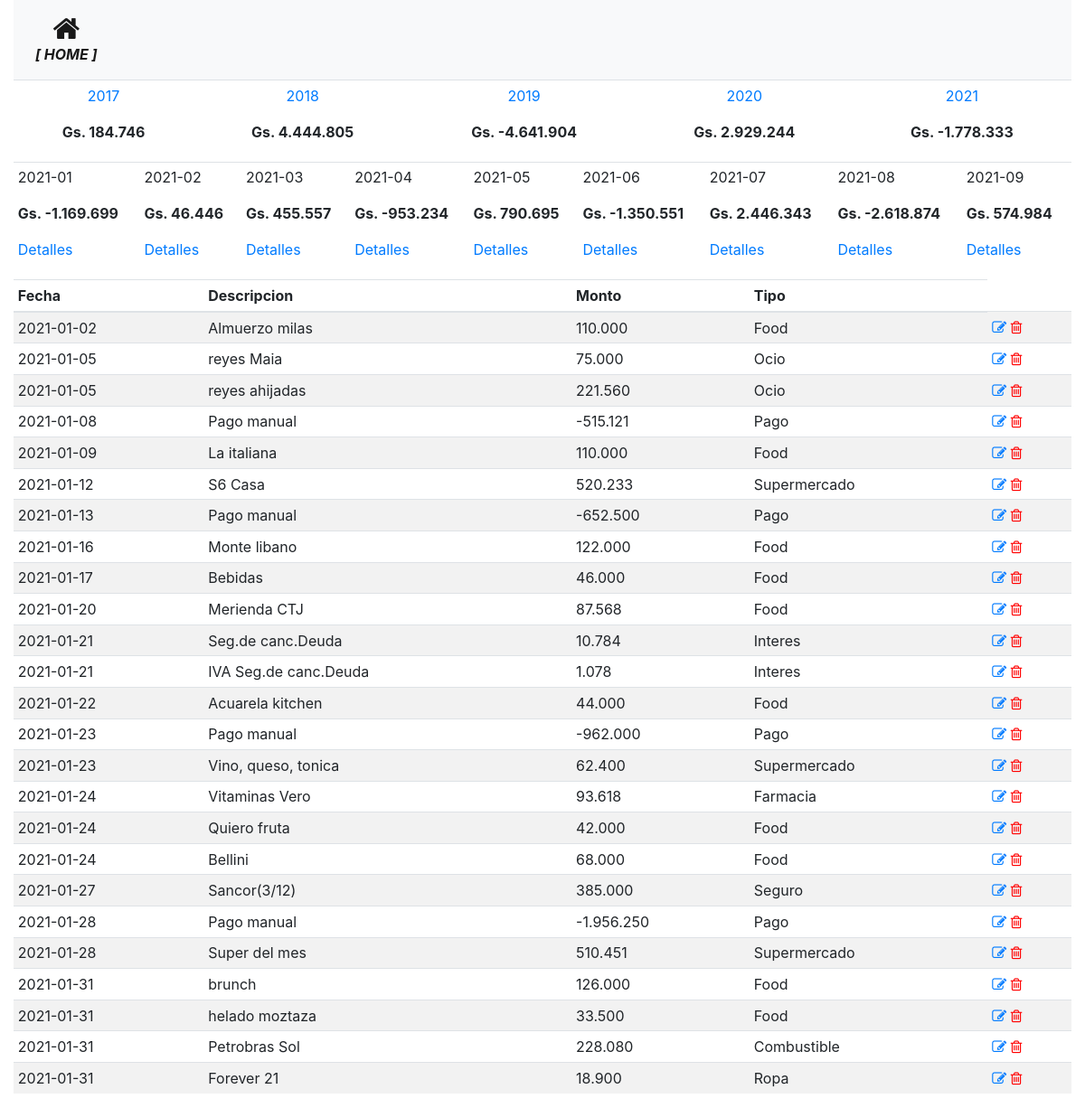
Page /historial_operacion/2021/2021-01 on the committed database.
### models.py (models this page shows, shortened)
class Movimientos(db.Model):
    __tablename__='movimientos'
    id = db.Column(db.Integer, primary_key=True)
    date = db.Column(db.Date, nullable=False)
    fecha_operacion = db.Column(db.Date, nullable=False)
    descripcion = db.Column(db.String(100), nullable=False)
    monto_operacion = db.Column(db.Integer)
    id_tipo_movimiento = db.Column(db.Integer, db.ForeignKey('tipos_movimiento.id'), nullable=True)
    tipo_movimiento = db.relationship('TiposMovimiento',backref='tipo_movimiento', foreign_keys=[id_tipo_movimiento])

class TiposMovimiento(db.Model):
    __tablename__='tipos_movimiento'
    id = db.Column(db.Integer, primary_key=True)
    tipo = db.Column(db.String(100), nullable=False)

### routes.py (the view)
@app.route('/historial_operacion/<string:anno>/<string:anno_mes>', methods=['GET', 'POST'])
def historial_operacion(anno, anno_mes):
    movimientos_anno = dbmodel.session.query(func.strftime("%Y", Movimientos.fecha_operacion).label('anno'), func.sum(Movimientos.monto_operacion).label('total')).group_by(func.strftime("%Y", Movimientos.fecha_operacion)).all()
    movimientos_anno_especifico = dbmodel.session.query(func.strftime("%Y-%m", Movimientos.fecha_operacion).label('fecha'), func.sum(Movimientos.monto_operacion).label('total')).group_by(func.strftime("%Y-%m", Movimientos.fecha_operacion)).filter(func.strftime("%Y", Movimientos.fecha_operacion)==anno).all() #datetime.now().strftime("%Y")
    movimientos_mes_especifico = dbmodel.session.query(func.strftime("%Y-%m", Movimientos.fecha_operacion).label('fecha'), func.sum(Movimientos.monto_operacion).label('total')).group_by(func.strftime("%Y-%m", Movimientos.fecha_operacion)).filter(func.strftime("%Y", Movimientos.fecha_operacion)==anno).all() #datetime.now().strftime("%Y")
    movimientos_mes_detalle = dbmodel.session.query(Movimientos).filter(func.strftime("%Y-%m", Movimientos.fecha_operacion)==anno_mes).all()
    return render_template('historial_operaciones.html', anno=anno, movimientos_anno=movimientos_anno, movimientos_anno_especifico=movimientos_anno_especifico, movimientos_mes_especifico=movimientos_mes_especifico, movimientos_mes_detalle=movimientos_mes_detalle)

### templates/historial_operaciones.html
{% extends "base.html" %}
{% block main %}
        <table class="table table-sm text-center">
            {% for movimiento in movimientos_anno %}
                <td>
                    <p class="card-text"><a href="{{ url_for('historial_operacion', anno=movimiento.anno, anno_mes=movimiento.anno+'-'+'01') }}" class="card-link">{{ movimiento.anno }}</a></p>
                    <p class="card-text"><strong>{{ "Gs. {:,.0f}".format(movimiento.total).replace(",", ".") }}</strong></p>
                </td>
            {% endfor %}
        </table>
            <table class="table table-sm">
                {% for movimiento in movimientos_anno_especifico %}
                <td>
                    <p class="card-text">{{ movimiento.fecha }}</p>
                    <p class="card-text"><strong>{{ "Gs. {:,.0f}".format(movimiento.total).replace(",", ".") }}</strong></p>
                    <p class="card-text"><a href="{{ url_for('historial_operacion', anno=anno, anno_mes=movimiento.fecha) }}">Detalles</a></p>
                </td>
                {% endfor %}
            </table>
        <table class="table table-striped  table-sm">
            <thead>
                <tr>
                <th>Fecha</th>
                <th>Descripcion</th>
                <th>Monto</th>
                <th>Tipo</th>
                </tr>
            </thead>
            <tbody>
                {% for operacion in movimientos_mes_detalle %}
                <tr>
                    <td>{{ operacion.fecha_operacion }}</td>
                    <td>{{ operacion.descripcion }}</td>
                    <td>{{ "{:,.0f}".format(operacion.monto_operacion).replace(",", ".") }}</td>
                    <td>{{ operacion.tipo_movimiento.tipo }}</td>
                    <td class="align-self-end">
                        <a href="{{ url_for('modificar_operacion', operacion_id=operacion.id) }}"><i class="fa fa-pencil-square-o"></i></a>
                        <a href="{{ url_for('borrar_operacion', operacion_id=operacion.id) }}" style="color:red"><i class="fa fa-trash-o"></i></a>
                    </td>
                </tr>
                {% endfor %}
            </tbody>
        </table>
{% endblock %}

### rows in the picture
Movimientos: fecha_operacion "2021-01-02", descripcion "Almuerzo milas", monto_operacion "110.000", tipo_movimiento.tipo "Food"
Movimientos: fecha_operacion "2021-01-05", descripcion "reyes Maia", monto_operacion "75.000", tipo_movimiento.tipo "Ocio"
Movimientos: fecha_operacion "2021-01-05", descripcion "reyes ahijadas", monto_operacion "221.560", tipo_movimiento.tipo "Ocio"
Movimientos: fecha_operacion "2021-01-08", descripcion "Pago manual", monto_operacion "-515.121", tipo_movimiento.tipo "Pago"
Movimientos: fecha_operacion "2021-01-09", descripcion "La italiana", monto_operacion "110.000", tipo_movimiento.tipo "Food"
Movimientos: fecha_operacion "2021-01-12", descripcion "S6 Casa", monto_operacion "520.233", tipo_movimiento.tipo "Supermercado"
Movimientos: fecha_operacion "2021-01-13", descripcion "Pago manual", monto_operacion "-652.500", tipo_movimiento.tipo "Pago"
Movimientos: fecha_operacion "2021-01-16", descripcion "Monte libano", monto_operacion "122.000", tipo_movimiento.tipo "Food"
Movimientos: fecha_operacion "2021-01-17", descripcion "Bebidas", monto_operacion "46.000", tipo_movimiento.tipo "Food"
Movimientos: fecha_operacion "2021-01-20", descripcion "Merienda CTJ", monto_operacion "87.568", tipo_movimiento.tipo "Food"
Movimientos: fecha_operacion "2021-01-21", descripcion "Seg.de canc.Deuda", monto_operacion "10.784", tipo_movimiento.tipo "Interes"
Movimientos: fecha_operacion "2021-01-21", descripcion "IVA Seg.de canc.Deuda", monto_operacion "1.078", tipo_movimiento.tipo "Interes"
Movimientos: fecha_operacion "2021-01-22", descripcion "Acuarela kitchen", monto_operacion "44.000", tipo_movimiento.tipo "Food"
Movimientos: fecha_operacion "2021-01-23", descripcion "Pago manual", monto_operacion "-962.000", tipo_movimiento.tipo "Pago"
Movimientos: fecha_operacion "2021-01-23", descripcion "Vino, queso, tonica", monto_operacion "62.400", tipo_movimiento.tipo "Supermercado"
Movimientos: fecha_operacion "2021-01-24", descripcion "Vitaminas Vero", monto_operacion "93.618", tipo_movimiento.tipo "Farmacia"
Movimientos: fecha_operacion "2021-01-24", descripcion "Quiero fruta", monto_operacion "42.000", tipo_movimiento.tipo "Food"
Movimientos: fecha_operacion "2021-01-24", descripcion "Bellini", monto_operacion "68.000", tipo_movimiento.tipo "Food"
Movimientos: fecha_operacion "2021-01-27", descripcion "Sancor(3/12)", monto_operacion "385.000", tipo_movimiento.tipo "Seguro"
Movimientos: fecha_operacion "2021-01-28", descripcion "Pago manual", monto_operacion "-1.956.250", tipo_movimiento.tipo "Pago"
Movimientos: fecha_operacion "2021-01-28", descripcion "Super del mes", monto_operacion "510.451", tipo_movimiento.tipo "Supermercado"
Movimientos: fecha_operacion "2021-01-31", descripcion "brunch", monto_operacion "126.000", tipo_movimiento.tipo "Food"
Movimientos: fecha_operacion "2021-01-31", descripcion "helado moztaza", monto_operacion "33.500", tipo_movimiento.tipo "Food"
Movimientos: fecha_operacion "2021-01-31", descripcion "Petrobras Sol", monto_operacion "228.080", tipo_movimiento.tipo "Combustible"
Movimientos: fecha_operacion "2021-01-31", descripcion "Forever 21", monto_operacion "18.900", tipo_movimiento.tipo "Ropa"

### other values in the picture
{{ movimiento.anno }} "2017" "2018" "2019" "2020" "2021"
{{ "Gs. {:,.0f}".format(movimiento.total).replace(",", ".") }} "Gs. 184.746" "Gs. 4.444.805" "Gs. -4.641.904" "Gs. 2.929.244" "Gs. -1.778.333"
{{ movimiento.fecha }} "2021-01" "2021-02" "2021-03" "2021-04" "2021-05" "2021-06" "2021-07" "2021-08" "2021-09"
{{ "Gs. {:,.0f}".format(movimiento.total).replace(",", ".") }} "Gs. -1.169.699" "Gs. 46.446" "Gs. 455.557" "Gs. -953.234" "Gs. 790.695" "Gs. -1.350.551" "Gs. 2.446.343" "Gs. -2.618.874" "Gs. 574.984"
